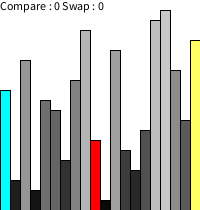
Frame 1 (no input)
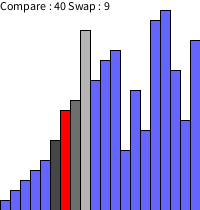
Frame 60 (the mouse pressed at the canvas centre just before this capture)
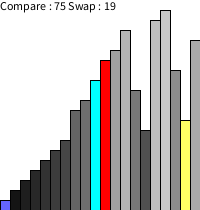
Frame 120 (the mouse held since frame 60 and released just before this capture)

The Processing sketch that drew these frames (run headless with seeded random() and noise(); from frame 60 on, the mouse is pressed at the canvas centre):

// Processing sketch: Quick
// ── Quick.pde
int count = 0, compare = 0, swap = 0, type = 2, delay = 100;
int[] data;
int[] order = {1,2,3,4,5,6,7,8,9,10,11,12,13,14,15,16,17,18,19,20};
int[] reverse = {20,19,18,17,16,15,14,13,12,11,10,9,8,7,6,5,4,3,2,1};

boolean exit = false, setting = true;
int[][] br = new int[19][2];
int l=0, r=19, pivot, top = -1, dataCompare = 0;
int i=0, j=0;

void setup(){
  size(200,210);
  randomSeed(100);
   
  data = order;
  if(type > 0){
    data = reverse;
    if(type == 2){
      for(int i = 0; i < data.length; i++){      
        Swap((int)random(data.length), (int)random(data.length));  
      }
      swap = 0;
    }
  }
  Line(20,20,20,-1,20);
  delay(500);
}

void draw(){
  delay(delay);
  if(!exit){
    if(setting){
      setting = false;
      pivot = (l+r)/2;
      i = l;
      j = r;
      Line(pivot,i,j,l,r); 
      delay = 250;
    }
    else{
      if(data[i] < data[pivot]){ 
        i++;
        compare++;        
      }
      if(data[j] > data[pivot]) {
        j--;
        compare++;
      }    
      if(compare == dataCompare){
        if(i <= j){
          Swap(i, j);
          if(i == j)
            swap--;
          Line(pivot,j,i,l,r);
          i++;
          j--;
          if(i < r){
            br[++top][0] = i;
            br[top][1] = r;
          }
          
         if(l < j){
            r = j;
          }
          else if(top >= 0){
           l = br[top][0];
           r = br[top--][1];
          }
          else 
            exit = true;
          setting = true;
          delay = 250;
        }
      }
      else{
         dataCompare = compare;
         Line(pivot,i,j,l,r);
         delay = 90;
      }  
    }
  }
  else
    Line(20,20,20,-1,20);
}

void Swap(int a, int b){
  int temp = data[a];
  data[a] = data[b];
  data[b] = temp;
  swap++;
}

void Line(int a, int b, int c, int d, int e){    
  background(255);
  
  int w = 0;
  for(int i = 0; i < data.length; i++){
        int h = data[i]*10;
        fill(data[i]*10,data[i]*10,data[i]*10);
          if(i<d || i>e)
            fill(100,100,255);
          else if(i == a)
            fill(255,0,0);
          else if(i == b)
            fill(0,255,255);
          else if(i == c)
            fill(255,255,100);
        rect(w,210-h,10,h);
        w += 10;    
  }  
  fill(0,0,0);
  
  text("Compare : " + compare + " Swap : " +swap, 0, 10);
}
